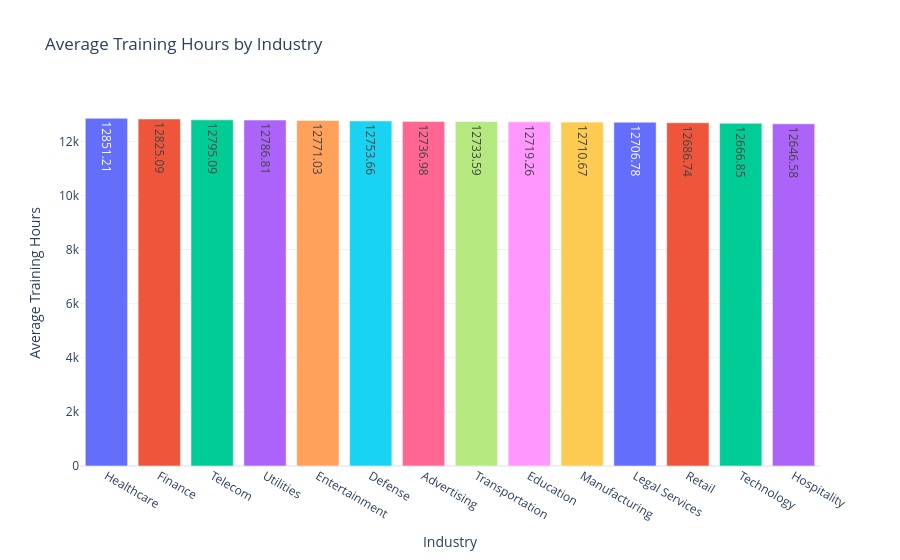

The notebook cell this image was saved under:
### Code cell
#Training Hours by Industry

training_industry = (
    df.groupby("Industry")["Training Hours Provided"]
    .mean()
    .reset_index()
    .sort_values("Training Hours Provided", ascending=False)
)

fig5 = px.bar(
    training_industry,
    x="Industry",
    y="Training Hours Provided",
    color="Industry",
    text_auto=".2f",
    title="Average Training Hours by Industry"
)

fig5.update_layout(
    template="plotly_white",
    showlegend=False,
    xaxis_title="Industry",
    yaxis_title="Average Training Hours"
)

fig5.show()

### Figure 1 — Plotly figure (JSON) as saved in the notebook; plotly's stock layout.template omitted (floating-point values rounded to 4 significant figures)
{"data": [{"hovertemplate": "Industry=%{x}<br>Training Hours Provided=%{y}<extra></extra>", "legendgroup": "Healthcare", "marker": {"color": "#636efa", "pattern": {"shape": ""}}, "name": "Healthcare", "orientation": "v", "showlegend": true, "textposition": "auto", "texttemplate": "%{y:.2f}", "type": "bar", "x": ["Healthcare"], "xaxis": "x", "y": [12850.0], "yaxis": "y"}, {"hovertemplate": "Industry=%{x}<br>Training Hours Provided=%{y}<extra></extra>", "legendgroup": "Finance", "marker": {"color": "#EF553B", "pattern": {"shape": ""}}, "name": "Finance", "orientation": "v", "showlegend": true, "textposition": "auto", "texttemplate": "%{y:.2f}", "type": "bar", "x": ["Finance"], "xaxis": "x", "y": [12830.0], "yaxis": "y"}, {"hovertemplate": "Industry=%{x}<br>Training Hours Provided=%{y}<extra></extra>", "legendgroup": "Telecom", "marker": {"color": "#00cc96", "pattern": {"shape": ""}}, "name": "Telecom", "orientation": "v", "showlegend": true, "textposition": "auto", "texttemplate": "%{y:.2f}", "type": "bar", "x": ["Telecom"], "xaxis": "x", "y": [12800.0], "yaxis": "y"}, {"hovertemplate": "Industry=%{x}<br>Training Hours Provided=%{y}<extra></extra>", "legendgroup": "Utilities", "marker": {"color": "#ab63fa", "pattern": {"shape": ""}}, "name": "Utilities", "orientation": "v", "showlegend": true, "textposition": "auto", "texttemplate": "%{y:.2f}", "type": "bar", "x": ["Utilities"], "xaxis": "x", "y": [12790.0], "yaxis": "y"}, {"hovertemplate": "Industry=%{x}<br>Training Hours Provided=%{y}<extra></extra>", "legendgroup": "Entertainment", "marker": {"color": "#FFA15A", "pattern": {"shape": ""}}, "name": "Entertainment", "orientation": "v", "showlegend": true, "textposition": "auto", "texttemplate": "%{y:.2f}", "type": "bar", "x": ["Entertainment"], "xaxis": "x", "y": [12770.0], "yaxis": "y"}, {"hovertemplate": "Industry=%{x}<br>Training Hours Provided=%{y}<extra></extra>", "legendgroup": "Defense", "marker": {"color": "#19d3f3", "pattern": {"shape": ""}}, "name": "Defense", "orientation": "v", "showlegend": true, "textposition": "auto", "texttemplate": "%{y:.2f}", "type": "bar", "x": ["Defense"], "xaxis": "x", "y": [12750.0], "yaxis": "y"}, {"hovertemplate": "Industry=%{x}<br>Training Hours Provided=%{y}<extra></extra>", "legendgroup": "Advertising", "marker": {"color": "#FF6692", "pattern": {"shape": ""}}, "name": "Advertising", "orientation": "v", "showlegend": true, "textposition": "auto", "texttemplate": "%{y:.2f}", "type": "bar", "x": ["Advertising"], "xaxis": "x", "y": [12740.0], "yaxis": "y"}, {"hovertemplate": "Industry=%{x}<br>Training Hours Provided=%{y}<extra></extra>", "legendgroup": "Transportation", "marker": {"color": "#B6E880", "pattern": {"shape": ""}}, "name": "Transportation", "orientation": "v", "showlegend": true, "textposition": "auto", "texttemplate": "%{y:.2f}", "type": "bar", "x": ["Transportation"], "xaxis": "x", "y": [12730.0], "yaxis": "y"}, {"hovertemplate": "Industry=%{x}<br>Training Hours Provided=%{y}<extra></extra>", "legendgroup": "Education", "marker": {"color": "#FF97FF", "pattern": {"shape": ""}}, "name": "Education", "orientation": "v", "showlegend": true, "textposition": "auto", "texttemplate": "%{y:.2f}", "type": "bar", "x": ["Education"], "xaxis": "x", "y": [12720.0], "yaxis": "y"}, {"hovertemplate": "Industry=%{x}<br>Training Hours Provided=%{y}<extra></extra>", "legendgroup": "Manufacturing", "marker": {"color": "#FECB52", "pattern": {"shape": ""}}, "name": "Manufacturing", "orientation": "v", "showlegend": true, "textposition": "auto", "texttemplate": "%{y:.2f}", "type": "bar", "x": ["Manufacturing"], "xaxis": "x", "y": [12710.0], "yaxis": "y"}, {"hovertemplate": "Industry=%{x}<br>Training Hours Provided=%{y}<extra></extra>", "legendgroup": "Legal Services", "marker": {"color": "#636efa", "pattern": {"shape": ""}}, "name": "Legal Services", "orientation": "v", "showlegend": true, "textposition": "auto", "texttemplate": "%{y:.2f}", "type": "bar", "x": ["Legal Services"], "xaxis": "x", "y": [12710.0], "yaxis": "y"}, {"hovertemplate": "Industry=%{x}<br>Training Hours Provided=%{y}<extra></extra>", "legendgroup": "Retail", "marker": {"color": "#EF553B", "pattern": {"shape": ""}}, "name": "Retail", "orientation": "v", "showlegend": true, "textposition": "auto", "texttemplate": "%{y:.2f}", "type": "bar", "x": ["Retail"], "xaxis": "x", "y": [12690.0], "yaxis": "y"}, {"hovertemplate": "Industry=%{x}<br>Training Hours Provided=%{y}<extra></extra>", "legendgroup": "Technology", "marker": {"color": "#00cc96", "pattern": {"shape": ""}}, "name": "Technology", "orientation": "v", "showlegend": true, "textposition": "auto", "texttemplate": "%{y:.2f}", "type": "bar", "x": ["Technology"], "xaxis": "x", "y": [12670.0], "yaxis": "y"}, {"hovertemplate": "Industry=%{x}<br>Training Hours Provided=%{y}<extra></extra>", "legendgroup": "Hospitality", "marker": {"color": "#ab63fa", "pattern": {"shape": ""}}, "name": "Hospitality", "orientation": "v", "showlegend": true, "textposition": "auto", "texttemplate": "%{y:.2f}", "type": "bar", "x": ["Hospitality"], "xaxis": "x", "y": [12650.0], "yaxis": "y"}], "layout": {"barmode": "relative", "legend": {"title": {"text": "Industry"}, "tracegroupgap": 0}, "showlegend": false, "title": {"text": "Average Training Hours by Industry"}, "xaxis": {"anchor": "y", "categoryarray": ["Healthcare", "Finance", "Telecom", "Utilities", "Entertainment", "Defense", "Advertising", "Transportation", "Education", "Manufacturing", "Legal Services", "Retail", "Technology", "Hospitality"], "categoryorder": "array", "domain": [0, 1], "title": {"text": "Industry"}}, "yaxis": {"anchor": "x", "domain": [0, 1], "title": {"text": "Average Training Hours"}}}}
